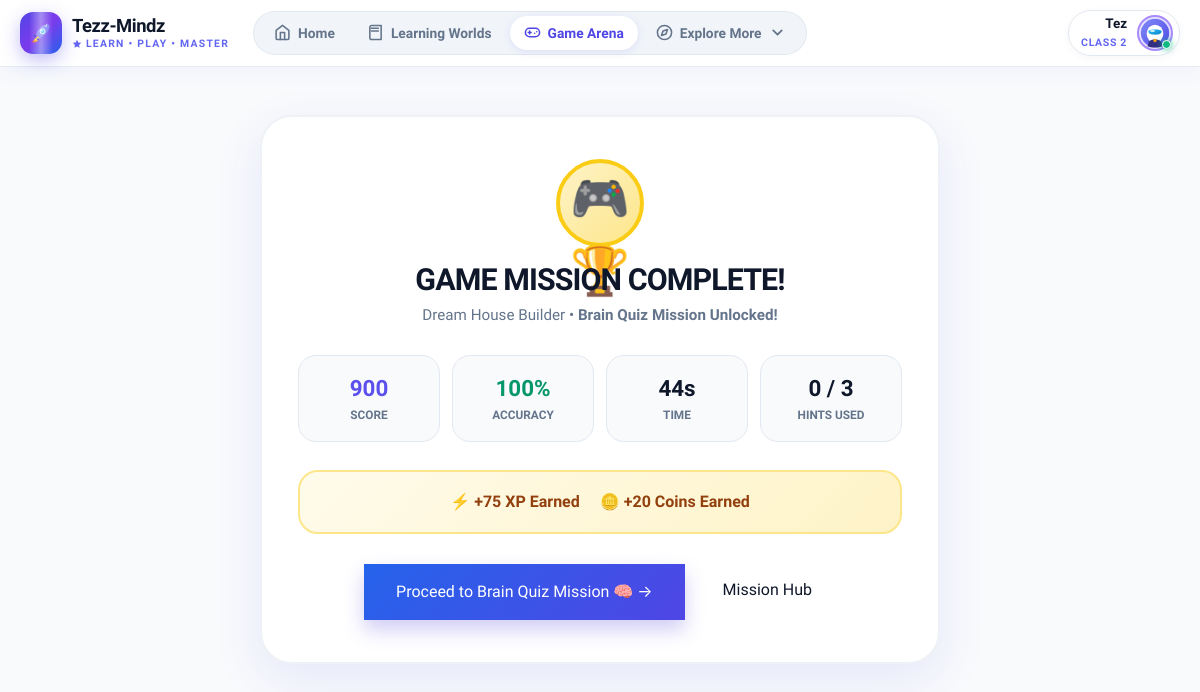
The app's page /result/ (signed in), older data.
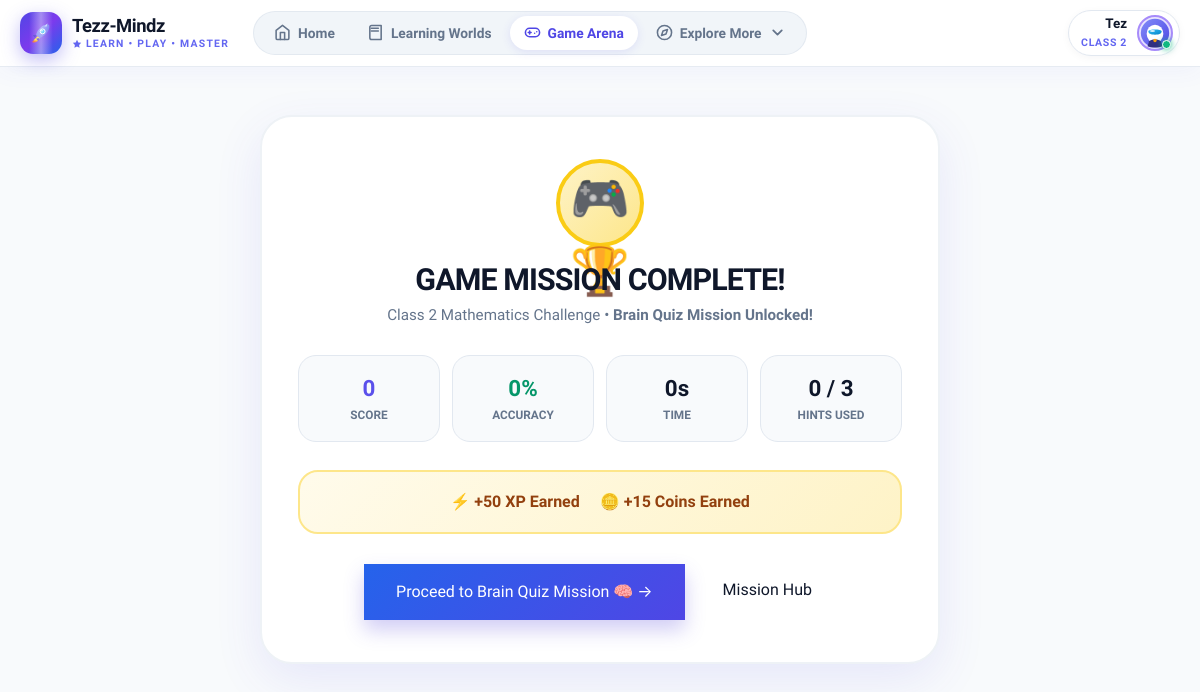
The same page, newer data.
### accounts/models.py (models this page shows, shortened)
class StudentProfile(models.Model):
    user = models.OneToOneField(User, on_delete=models.CASCADE, related_name="profile")
    student_class = models.ForeignKey(Class, on_delete=models.PROTECT, related_name="students")
    avatar = models.CharField(max_length=255, default="🌟")
    dob = models.DateField(null=True, blank=True)
    xp = models.PositiveIntegerField(default=0)
    coins = models.PositiveIntegerField(default=0)
    current_level = models.PositiveIntegerField(default=1)
    streak = models.PositiveIntegerField(default=0)
    last_activity_date = models.DateField(null=True, blank=True)
    is_premium = models.BooleanField(default=False)
    created_at = models.DateTimeField(auto_now_add=True)
    updated_at = models.DateTimeField(auto_now=True)

### academics/models.py (models this page shows, shortened)
class Class(models.Model):
    grade_number = models.PositiveIntegerField(unique=True)
    name = models.CharField(max_length=50)           # e.g., "Grade 5"
    class_label = models.CharField(max_length=50)    # e.g., "Class 5"
    slug = models.SlugField(unique=True, blank=True)  # e.g., "class-5"
    stage = models.CharField(max_length=100)          # e.g., "Olympiad Challenger"
    age_group = models.CharField(max_length=50)       # e.g., "Age 10 - 11"
    description = models.TextField(blank=True)
    category = models.CharField(
        max_length=20,
        choices=[
            ("primary", "Primary"),
            ("middle", "Middle"),
            ("senior", "Senior"),
        ]
    )
    is_active = models.BooleanField(default=True)
    created_at = models.DateTimeField(auto_now_add=True, null=True)
    updated_at = models.DateTimeField(auto_now=True, null=True)
    class Meta:
        verbose_name_plural = "Classes"
        ordering = ["grade_number"]

### games/models.py (models this page shows, shortened)
class GameSession(models.Model):
    STATUS_CHOICES = [
        ("STARTED", "Started"),
        ("IN_PROGRESS", "In Progress"),
        ("COMPLETED", "Completed"),
        ("ABANDONED", "Abandoned"),
    ]
    student = models.ForeignKey(StudentProfile, on_delete=models.CASCADE, related_name="sessions")
    game = models.ForeignKey(Game, on_delete=models.CASCADE, related_name="sessions")
    current_level = models.PositiveIntegerField(default=1)
    difficulty = models.CharField(max_length=20, default="medium")
    started_at = models.DateTimeField(auto_now_add=True)
    completed_at = models.DateTimeField(null=True, blank=True)
    status = models.CharField(max_length=20, choices=STATUS_CHOICES, default="STARTED")
    score = models.PositiveIntegerField(default=0)
    accuracy = models.DecimalField(max_digits=5, decimal_places=2, default=0.0)
    time_spent = models.PositiveIntegerField(default=0)  # in seconds
    hints_used = models.PositiveIntegerField(default=0)
    xp_earned = models.PositiveIntegerField(default=0)
    coins_earned = models.PositiveIntegerField(default=0)
    session_data = models.JSONField(default=dict, blank=True)

class Game(models.Model):
    DIFFICULTY_CHOICES = [
        ("easy", "Easy"),
        ("medium", "Medium"),
        ("hard", "Hard"),
    ]
    concept = models.ForeignKey(Concept, on_delete=models.CASCADE, related_name="games")
    template = models.ForeignKey(GameTemplate, on_delete=models.SET_NULL, null=True, blank=True, related_name="games")
    title = models.CharField(max_length=255)
    slug = models.SlugField(unique=True, max_length=255, blank=True, null=True)
    game_path = models.CharField(
        max_length=500,
        blank=True,
        default="",
        help_text="Path within games/ folder, e.g. class_5/mathematics/chapter_01_large_numbers/topic_01_reading_writing_numbers/number_builder"
    )
    game_type = models.CharField(max_length=50, default="house_builder", help_text="Engine identifier: house_builder, shopping, fractions, etc.")
    description = models.TextField(blank=True)
    instructions = models.TextField(blank=True)
    difficulty = models.CharField(max_length=20, choices=DIFFICULTY_CHOICES, default="medium")
    thumbnail = models.CharField(max_length=255, blank=True, null=True)
    estimated_time = models.PositiveIntegerField(default=15, help_text="Estimated play time in minutes")
    xp_reward = models.PositiveIntegerField(default=50)
    coin_reward = models.PositiveIntegerField(default=15)
    config = models.JSONField(default=dict, blank=True)  # General game config
    is_active = models.BooleanField(default=True)
    created_at = models.DateTimeField(default=timezone.now)
    updated_at = models.DateTimeField(auto_now=True)

### common/views.py (the view)
# urls.py: path("result/", views.result_page, name="result"),
@login_required
def result_page(request):
    profile = _get_profile(request)
    session = (
        GameSession.objects
        .filter(student=profile, status="COMPLETED")
        .select_related("game__concept__chapter__class_subject__subject")
        .order_by("-completed_at")
        .first()
    )
    next_quiz = None
    if session and session.game:
        next_quiz = session.game.concept.quizzes.filter(is_active=True).first()
    context = get_user_data_context(request)
    context["session"] = session
    context["next_quiz"] = next_quiz
    return render(request, "result.html", context)

### common/context_processors.py (called while the page is built)
def user_context(request):
    if request.user.is_authenticated:
        try:
            profile = request.user.profile
        except Exception:
            try:
                profile = StudentProfile.objects.filter(user=request.user).first()
            except Exception:
                profile = None
        return {
            "profile": profile,
            "student_profile": profile,
        }
    return {
        "profile": None,
        "student_profile": None,
    }

### common/views.py (called while the page is built)
def _get_profile(request):
    try:
        return request.user.profile
    except Exception:
        try:
            cls5 = Class.objects.filter(grade_number=5).first() or Class.objects.first()
            if not cls5:
                cls5 = Class.objects.create(
                    grade_number=5, class_label="Class 5", name="Grade 5",
                    stage="Primary", age_group="Age 10-11", category="primary"
                )
            prof, _ = StudentProfile.objects.get_or_create(
                user=request.user,
                defaults={"student_class": cls5, "xp": 0, "coins": 0, "streak": 1, "current_level": 1}
            )
            return prof
        except Exception:
            return None

### frontend/templates/result.html (shortened to what this page needs)
{% extends "base.html" %}
{% block nav_games %}active{% endblock %}
{% block content %}
<div class="game-result-victory-card">
  <div class="game-trophy-sphere">🎮 🏆</div>
  <h1>GAME MISSION COMPLETE!</h1>
  <p>{{ session.game.title }} • <strong>Brain Quiz Mission Unlocked!</strong></p>
  <div class="game-perf-grid">
    <div class="game-perf-metric">
      <div class="val" style="color:#5B50EB;">{{ session.score }}</div>
      <div class="lbl">Score</div>
    </div>
    <div class="game-perf-metric">
      <div class="val" style="color:#059669;">{{ session.accuracy|floatformat:0 }}%</div>
      <div class="lbl">Accuracy</div>
    </div>
    <div class="game-perf-metric">
      <div class="val">{{ session.time_spent }}s</div>
      <div class="lbl">Time</div>
    </div>
    <div class="game-perf-metric">
      <div class="val">{{ session.hints_used }} / 3</div>
      <div class="lbl">Hints Used</div>
    </div>
  </div>
  <div class="reward-callout-strip">
    <span>⚡ +{{ session.xp_earned }} XP Earned</span>
    <span>🪙 +{{ session.coins_earned }} Coins Earned</span>
  </div>
  <div style="display:flex;gap:14px;justify-content:center;flex-wrap:wrap;">
    {% if next_quiz %}
      <a class="btn-primary" href="/quiz/{{ next_quiz.id }}/" style="padding:16px 32px;font-size:1rem;background:linear-gradient(135deg,#2563EB,#4F46E5);">
        Proceed to Brain Quiz Mission 🧠 →
      </a>
    {% endif %}
    <a class="btn-outline" href="/concept/{{ session.game.concept.id }}/" style="padding:14px 24px;">
      Mission Hub
    </a>
  </div>
</div>
{% endblock %}

### frontend/templates/base.html (shortened to what this page needs)
<!DOCTYPE html>
<html lang="en">
<head>
  <link rel="stylesheet" href="/static/css/styles.css" />
  <link rel="stylesheet" href="https://cdn.jsdelivr.net/npm/bootstrap-icons@1.11.3/font/bootstrap-icons.min.css" />
</head>
<body>
  <header class="tm-navbar">
    <div class="tm-navbar-inner">
      <div class="tm-nav-left-group">
        <a class="tm-brand-logo" href="/dashboard/">
          <div class="tm-logo-icon" aria-hidden="true">
          </div>
          <div class="tm-brand-text">
            <strong>Tezz-Mindz</strong>
            <small>
              <svg width="10" height="10" viewBox="0 0 24 24" fill="currentColor">
                <path d="M12 2L15.09 8.26L22 9.27L17 14.14L18.18 21.02L12 17.77L5.82 21.02L7 14.14L2 9.27L8.91 8.26L12 2Z"/>
              </svg>
              Learn • Play • Master
            </small>
          </div>
        </a>
        <nav class="tm-nav-links">
          <a class="tm-nav-link {% block nav_dashboard %}{% endblock %}" href="/dashboard/">
            <svg width="16" height="16" viewBox="0 0 24 24" fill="none" stroke="currentColor" stroke-width="2.2" stroke-linecap="round" stroke-linejoin="round">
              <path d="m3 9 9-7 9 7v11a2 2 0 0 1-2 2H5a2 2 0 0 1-2-2z"></path>
              <polyline points="9 22 9 12 15 12 15 22"></polyline>
            </svg>
            <span>Home</span>
          </a>
          <a class="tm-nav-link {% block nav_subjects %}{% endblock %}" href="/learn/">
            <svg width="16" height="16" viewBox="0 0 24 24" fill="none" stroke="currentColor" stroke-width="2.2" stroke-linecap="round" stroke-linejoin="round">
              <path d="M4 19.5v-15A2.5 2.5 0 0 1 6.5 2H20v20H6.5a2.5 2.5 0 0 1-2.5-2.5Z"></path>
              <path d="M6 6h10"></path>
              <path d="M6 10h10"></path>
            </svg>
            <span>Learning Worlds</span>
          </a>
          <a class="tm-nav-link {% block nav_games %}{% endblock %}" href="/games/">
            <span>Game Arena</span>
          </a>
          <div class="tm-dropdown" id="desktop-more-dropdown">
            <a class="tm-nav-link {% block nav_explore %}{% endblock %}" href="javascript:void(0)" onclick="toggleMoreDropdown(event)">
              <svg width="16" height="16" viewBox="0 0 24 24" fill="none" stroke="currentColor" stroke-width="2.2" stroke-linecap="round" stroke-linejoin="round">
                <circle cx="12" cy="12" r="10"></circle>
                <polygon points="16.24 7.76 14.12 14.12 7.76 16.24 9.88 9.88 16.24 7.76"></polygon>
              </svg>
              <span>Explore More</span>
              <svg width="12" height="12" viewBox="0 0 24 24" fill="none" stroke="currentColor" stroke-width="2.5" stroke-linecap="round" stroke-linejoin="round">
                <polyline points="6 9 12 15 18 9"></polyline>
              </svg>
            </a>
          </div>
        </nav>
      </div>
      <div class="tm-student-hud">
        {% if request.user.is_authenticated %}
          <a class="hud-profile-pill" href="/profile/" title="{{ profile.user.first_name|default:request.user.first_name|default:request.user.username }} ({{ profile.student_class.class_label|default:'Class 5' }})">
            <div class="hud-profile-meta">
              <strong>{{ profile.user.first_name|default:request.user.first_name|default:request.user.username }}</strong>
              <small>{{ profile.student_class.class_label|default:"Class 5" }}</small>
            </div>
            <div class="hud-avatar-circle">
            </div>
          </a>
        {% else %}
          <a class="btn-primary" href="/login/" style="padding:8px 18px;font-size:0.85rem;">Login</a>
        {% endif %}
      </div>
    </div>
  </header>
  <main class="tm-page-shell">
    {% block content %}{% endblock %}
  </main>
</body>
</html>

### frontend/static/css/styles.css (style rules this page uses)
:root { --brand: #5b50eb; --brand-dark: #4338ca; --brand-soft: #ede9fe; --brand-2: #6366f1; --ink: #0f172a; --muted: #64748b; --line: #e2e8f0; --bg: #f8fafc; --card: #ffffff; --math: #3b82f6; --math-soft: #eff6ff; --science: #10b981; --science-soft: #ecfdf5; --english: #ec4899; --english-soft: #fdf2f8; --gold: #f59e0b; --gold-soft: #fef3c7; --ok: #10b981; --ok-soft: #ecfdf5; --warn: #f59e0b; --bad: #ef4444; --bad-soft: #fee2e2; --radius: 20px; --radius-sm: 14px; --shadow: 0 10px 30px rgba(79, 70, 229, 0.07), 0 2px 8px rgba(0, 0, 0, 0.02); --shadow-sm: 0 4px 14px rgba(79, 70, 229, 0.04), 0 1px 4px rgba(0, 0, 0, 0.02); --font: "Plus Jakarta Sans", "Poppins", "Nunito", sans-serif; }
*, *::before, *::after { box-sizing: border-box; }
html, body { margin: 0; padding: 0; min-height: 100%; }
body { font-family: var(--font); color: var(--ink); background: var(--bg); line-height: 1.5; -webkit-font-smoothing: antialiased; }
img, svg { display: block; max-width: 100%; }
a { color: inherit; text-decoration: none; }
h1, h2, h3, p { margin: 0; }
h1 { font-size: 2rem; line-height: 1.15; letter-spacing: -0.03em; }
.btn-primary { background: var(--brand); color: #fff; box-shadow: 0 10px 20px rgba(91, 76, 219, 0.28); }

### frontend/templates/result.html (style rules this page uses)
.game-result-victory-card { max-width: 680px; margin: 24px auto; background: #FFFFFF; border-radius: 32px; border: 2px solid #EEF2F6; padding: 42px 36px; text-align: center; box-shadow: 0 16px 48px rgba(79, 70, 229, 0.1); }
.game-trophy-sphere { width: 88px; height: 88px; border-radius: 50%; background: linear-gradient(135deg, #FEF3C7 0%, #FDE68A 100%); border: 4px solid #FACC15; display: grid; place-items: center; font-size: 3rem; margin: 0 auto 16px; animation: tm-bounce-soft 2s infinite ease-in-out; }
.game-result-victory-card h1 { font-size: 1.9rem; font-weight: 900; color: #0F172A; margin: 0 0 6px; }
.game-result-victory-card p { font-size: 0.95rem; color: #64748B; margin: 0 0 28px; }
.game-perf-grid { display: grid; grid-template-columns: repeat(4, 1fr); gap: 12px; margin-bottom: 28px; }
.game-perf-metric { background: #F8FAFC; border: 1.5px solid #E2E8F0; border-radius: 18px; padding: 16px 10px; }
.game-perf-metric .val { font-size: 1.4rem; font-weight: 900; color: #0F172A; }
.game-perf-metric .lbl { font-size: 0.74rem; font-weight: 800; color: #64748B; text-transform: uppercase; margin-top: 2px; }
.reward-callout-strip { background: linear-gradient(135deg, #FFFBEB 0%, #FEF3C7 100%); border: 2px solid #FDE68A; border-radius: 20px; padding: 18px 24px; margin-bottom: 30px; display: flex; align-items: center; justify-content: center; gap: 20px; font-size: 1rem; font-weight: 900; color: #92400E; flex-wrap: wrap; }

Row changes from the older to the newer data that the page shows:
no longer on this page (row unchanged): GameSession: game "Dream House Builder", score "900", accuracy "100", time_spent "44", hints_used "0", xp_earned "75", coins_earned "20"
added GameSession: game "Class 2 Mathematics Challenge", score "0", accuracy "0", time_spent "0", hints_used "0", xp_earned "50", coins_earned "15"
